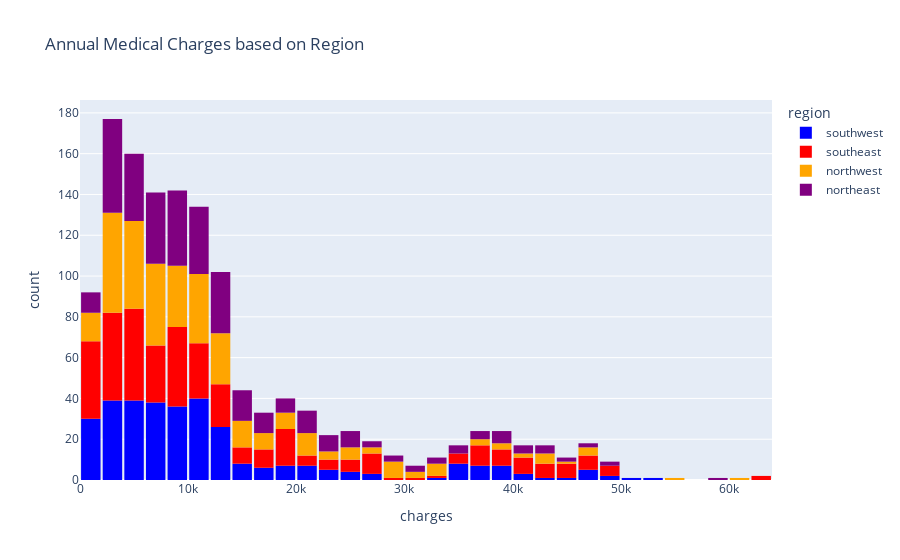

Notebook code cell kept with this figure:
### Code cell
fig = px.histogram(medical_df,
                  x = 'charges',
                  color = 'region',
                  color_discrete_sequence = ['blue','red','orange','purple'],
                  title = 'Annual Medical Charges based on Region'
                  )
fig.update_layout(bargap = 0.1)
fig.show()

### Figure 1 — Plotly figure (JSON) as saved in the notebook; plotly's stock layout.template omitted (floating-point values rounded to 4 significant figures; data arrays with more than 128 entries replaced by an {"elided": "..."} marker saying what was removed)
{"data": [{"alignmentgroup": "True", "bingroup": "x", "hovertemplate": "region=southwest<br>charges=%{x}<br>count=%{y}<extra></extra>", "legendgroup": "southwest", "marker": {"color": "blue", "pattern": {"shape": ""}}, "name": "southwest", "offsetgroup": "southwest", "orientation": "v", "showlegend": true, "type": "histogram", "x": {"elided": "325 float values"}, "xaxis": "x", "yaxis": "y"}, {"alignmentgroup": "True", "bingroup": "x", "hovertemplate": "region=southeast<br>charges=%{x}<br>count=%{y}<extra></extra>", "legendgroup": "southeast", "marker": {"color": "red", "pattern": {"shape": ""}}, "name": "southeast", "offsetgroup": "southeast", "orientation": "v", "showlegend": true, "type": "histogram", "x": {"elided": "364 float values"}, "xaxis": "x", "yaxis": "y"}, {"alignmentgroup": "True", "bingroup": "x", "hovertemplate": "region=northwest<br>charges=%{x}<br>count=%{y}<extra></extra>", "legendgroup": "northwest", "marker": {"color": "orange", "pattern": {"shape": ""}}, "name": "northwest", "offsetgroup": "northwest", "orientation": "v", "showlegend": true, "type": "histogram", "x": {"elided": "325 float values"}, "xaxis": "x", "yaxis": "y"}, {"alignmentgroup": "True", "bingroup": "x", "hovertemplate": "region=northeast<br>charges=%{x}<br>count=%{y}<extra></extra>", "legendgroup": "northeast", "marker": {"color": "purple", "pattern": {"shape": ""}}, "name": "northeast", "offsetgroup": "northeast", "orientation": "v", "showlegend": true, "type": "histogram", "x": {"elided": "324 float values"}, "xaxis": "x", "yaxis": "y"}], "layout": {"bargap": 0.1, "barmode": "relative", "legend": {"title": {"text": "region"}, "tracegroupgap": 0}, "title": {"text": "Annual Medical Charges based on Region"}, "xaxis": {"anchor": "y", "domain": [0, 1], "title": {"text": "charges"}}, "yaxis": {"anchor": "x", "domain": [0, 1], "title": {"text": "count"}}}}
